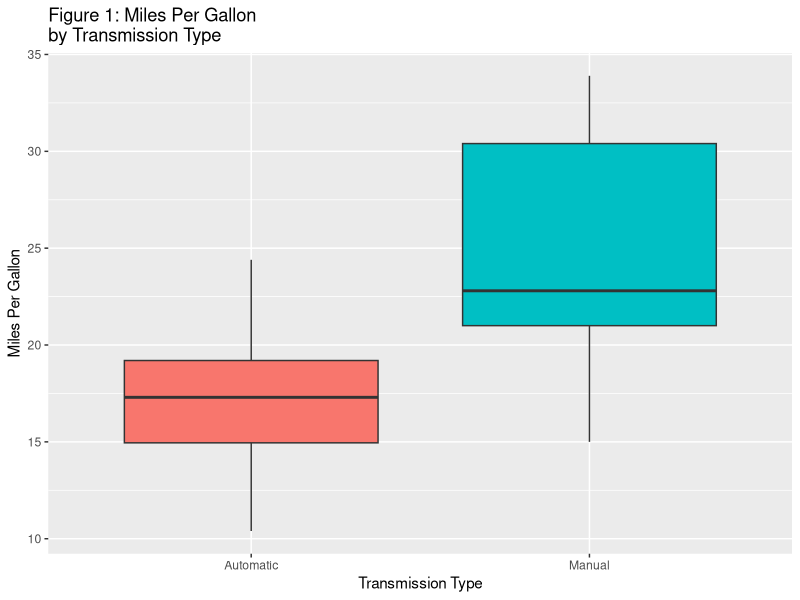
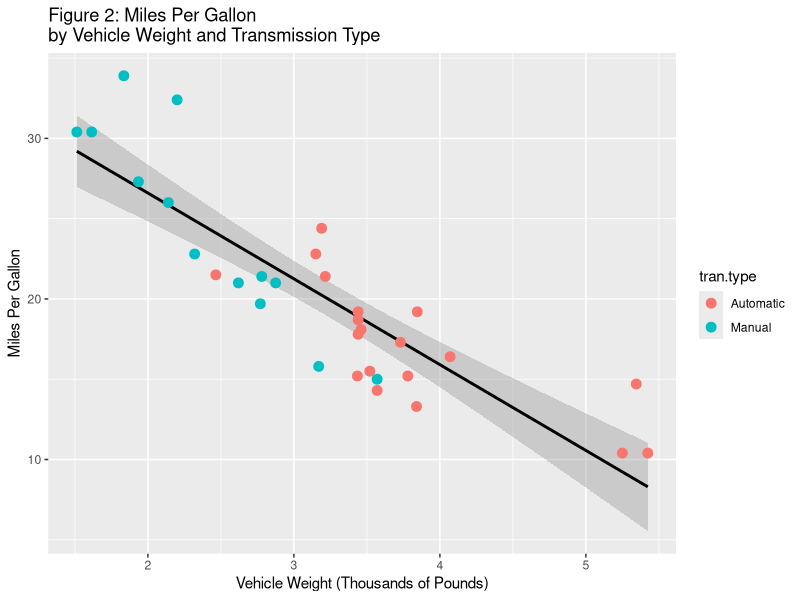
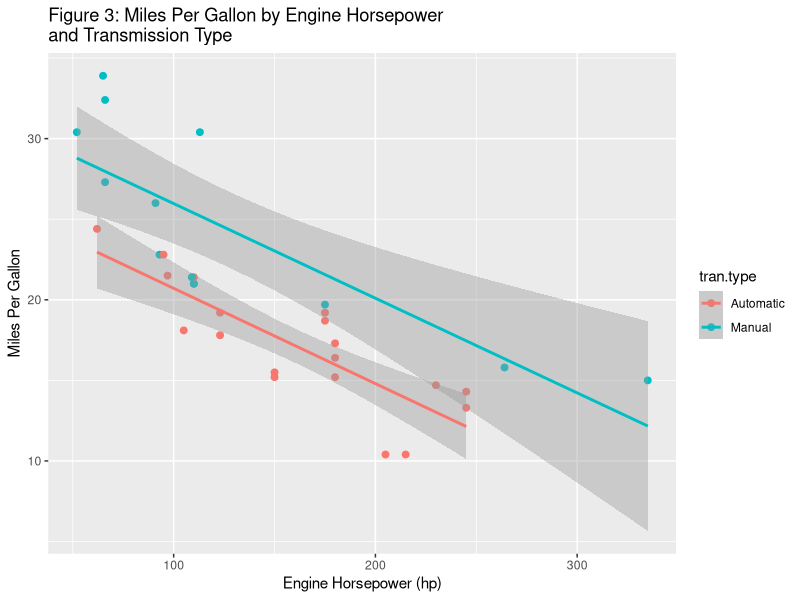
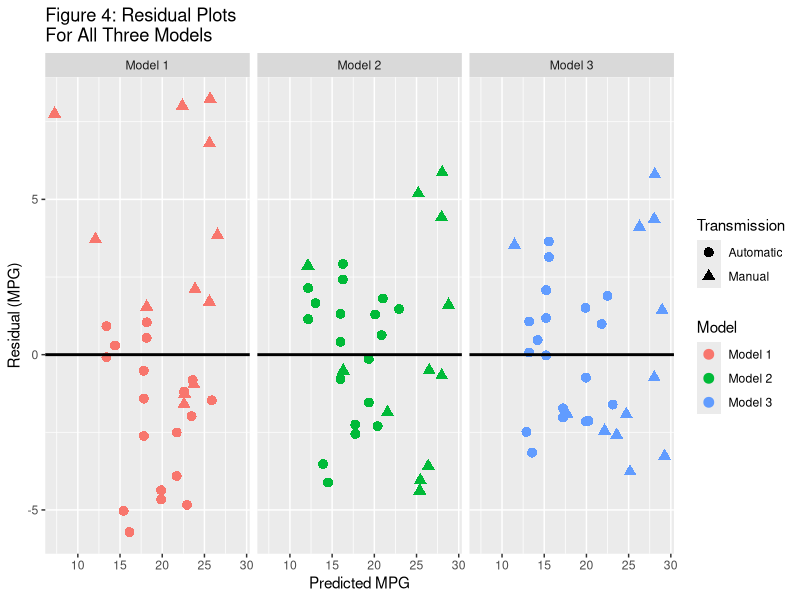
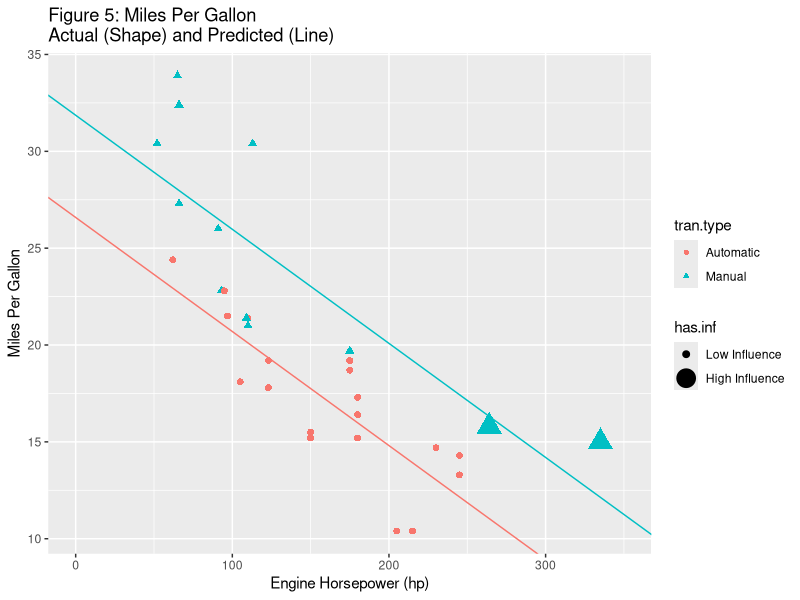

The R source for these figures, in order:
## ---- chunk 1
knitr::opts_chunk$set(echo = TRUE)
## ---- chunk 2
data("mtcars")

mtcars2=mtcars

#0 means automatic, 1 means Manual
mtcars2$tran.type=factor(ifelse(mtcars$am==0,"Automatic","Manual"))

#0 means V, 1 means straight
mtcars2$eng.type = factor(ifelse(mtcars$vs == 1,"Inline","V-Block"))

#slice the rear axle ratio into 3 equal buckets
q=quantile(mtcars$drat,c(0.33,0.67))
mtcars2$drat.size=cut(mtcars2$drat,c(0,q,10),labels=c("Low","Medium","High"))

## ---- chunk 3
nrow(mtcars2)
names(mtcars2)
head(mtcars2)
## ---- chunk 4
library(ggplot2)
g=ggplot(data=mtcars2, aes(x=tran.type, y=mpg, fill=tran.type))+
        geom_boxplot() +
        labs(title="Figure 1: Miles Per Gallon\nby Transmission Type",
             y="Miles Per Gallon", x = "Transmission Type")+
        theme(legend.position = "none")
g
## ---- chunk 5
library(ggplot2)

g=ggplot( data=mtcars2, aes(x=wt, y=mpg)) +
        stat_smooth(method="lm", color="Black") +
        geom_point(size=3, aes(col=tran.type)) +

        labs(title="Figure 2: Miles Per Gallon\nby Vehicle Weight and Transmission Type",
             y="Miles Per Gallon", x = "Vehicle Weight (Thousands of Pounds)") +
        scale_fill_discrete(name="Transmission Type")
g
## ---- chunk 6
library(ggplot2)

g=ggplot( data=mtcars2, aes(x=hp, y=mpg, col=tran.type)) +
        geom_point(size=2) +
        stat_smooth(method="lm", size=1) +
        labs(title="Figure 3: Miles Per Gallon by Engine Horsepower\nand Transmission Type",
             y="Miles Per Gallon", x = "Engine Horsepower (hp)") +
        scale_fill_discrete(name="Transmission Type")
g
## ---- chunk 7
m1=lm(mpg~hp, data=mtcars2) # Model 1
m2=update(m1, mpg~hp+tran.type) # Model 2
m3=update(m2, mpg~hp+tran.type+drat.size+factor(gear)) # Model 3
anova(m1, m2, m3)
## ---- chunk 8
library(ggplot2)

n=nrow(mtcars2)
df <- data.frame( predict=c(predict(m1), predict(m2), predict(m3)),
                  resid  =c(resid(m1),   resid(m2),   resid(m3)),
                  Model  =c(rep("Model 1", n), rep("Model 2",n), rep("Model 3",n)),
                  Transmission = rep(mtcars2$tran.type, 3))
g=ggplot( data=df, aes(x=predict, y=resid, col=Model)) +
        facet_wrap(~Model) +
        geom_point(size=3, aes( shape=Transmission)) +
        geom_hline(yintercept=0, size=1, col="Black")+
        
        labs(title="Figure 4: Residual Plots\nFor All Three Models",
             y="Residual (MPG)", x = "Predicted MPG" )
g
## ---- chunk 9
im <- influence.measures(m2)
mtcars2[apply(im$is.inf,1,sum)>0,] #the rows for which any of the influence measures are true
## ---- chunk 10
library(ggplot2)
im=influence.measures(m2)
coefs=m2$coefficients
mt2=mtcars2
mt2$has.inf=factor(ifelse(apply(im$is.inf,1,sum)>0,"High Influence","Low Influence"),
                   levels=c("Low Influence", "High Influence"))

mycolors = scales::hue_pal()(4)
g=ggplot( data=mt2, aes(x=hp, y=mpg, col=tran.type)) +
        geom_point( aes(size=has.inf,shape=tran.type)) +
        geom_abline(intercept = coefs[1], slope=coefs[2], color=mycolors[1]) +
        geom_abline(intercept = coefs[1]+ coefs[3], slope=coefs[2], color=mycolors[3])+
        xlim(0,350)+
        labs(title="Figure 5: Miles Per Gallon\nActual (Shape) and Predicted (Line)",
             y="Miles Per Gallon", x = "Engine Horsepower (hp)") +
        scale_fill_discrete(name="Transmission Type")
g
## ---- chunk 11
summary(m2)$coef
## ---- chunk 12
coefs = summary(m2)$coefficients
ci = coefs["tran.typeManual","Estimate"]+
        c(-1,1)*qt(0.975,df=m2$df)*coefs["tran.typeManual","Std. Error"]
ci
